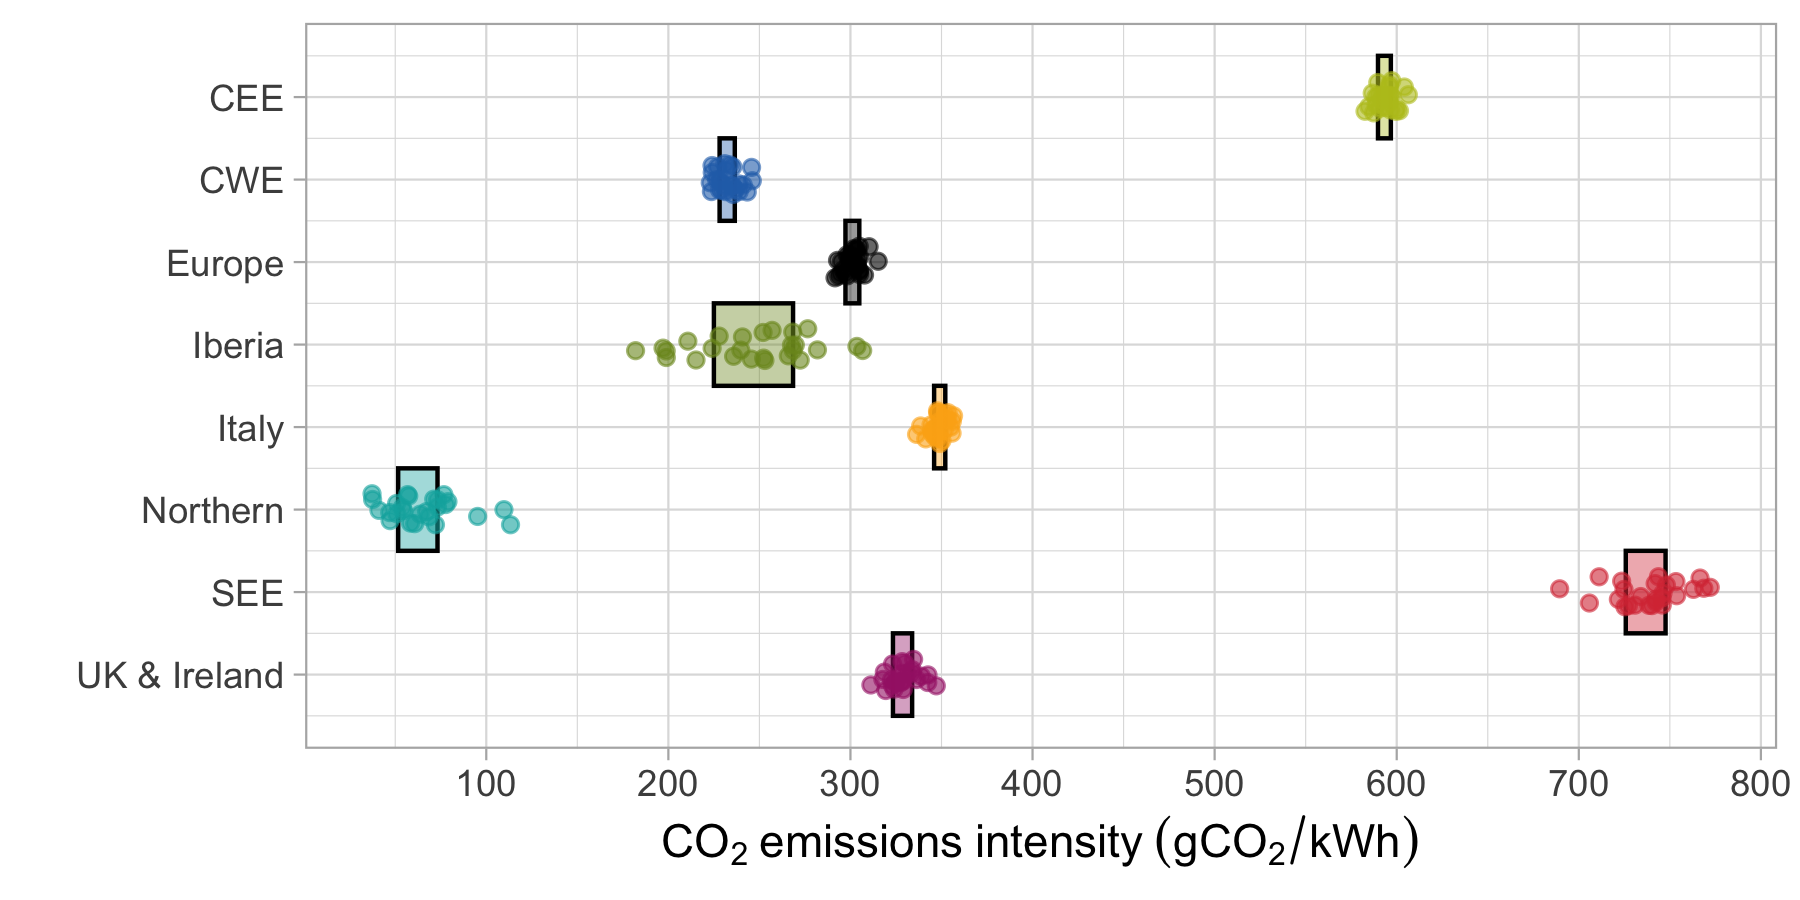

Recreate this plot in R.
# This code has been used to generate the figures in the following report:
# De Felice, M., Busch, S., Kanellopoulos, K., Kavvadias, K. and Hidalgo Gonzalez, I.,
# Power system flexibility in a variable climate,
# ISBN 978-92-76-18183-5 (online), doi:10.2760/75312 (online)
# This code is released under Creative Commons Attribution 4.0 International (CC BY 4.0) licence
# (https://creativecommons.org/licenses/by/4.0/).

library(tidyverse)

toplot <- read_csv("data_figure18.csv") %>% 
  mutate(
    Location = as.factor(Location)
  )

region_cmap <- c(
  Europe = "black", CWE = "#286FB7", CEE = "#B9C21F", British_Isles = "#A52576",
  `British Isles` = "#A52576", `UK & Ireland` = "#A52576", Northern = "#00AFAD",
  Iberia = "#7B9522", SEE = "#D93A43", Italy = "#FCAF17"
)

g <- ggplot(toplot, aes(y = as.numeric(Location))) +
  geom_rect(
    data = toplot %>%
      group_by(Location = as.factor(Location)) %>%
      summarise(
        qlow  = quantile(emissions, 1 / 4),
        qhigh = quantile(emissions, 3 / 4)
      ),
    aes(
      xmin = qlow,
      xmax = qhigh,
      ymin = as.numeric(Location) - 0.5,
      ymax = as.numeric(Location) + 0.5,
      fill = Location
    ),
    color = "black", alpha = 0.4,
  ) +
  geom_point(aes(x = emissions, color = Location),
    position = position_jitter(seed = 42, height = 0.2),
    alpha = 0.6
  ) +
  theme_light() +
  theme(strip.background = element_rect(fill = "grey30")) +
  scale_color_manual(values = region_cmap, guide = FALSE) +
  scale_fill_manual(values = region_cmap, guide = FALSE) +
  scale_x_continuous(breaks = seq(0, 1200, 100)) +
  xlab(expression(CO[2] ~ emissions ~ intensity ~ (gCO[2] / kWh))) +
  ylab("") +
  scale_y_continuous(trans = "reverse", breaks = seq(1, 8), labels = levels(toplot$Location))

ggsave(filename = "figure18.png", width = 6, height = 3)
